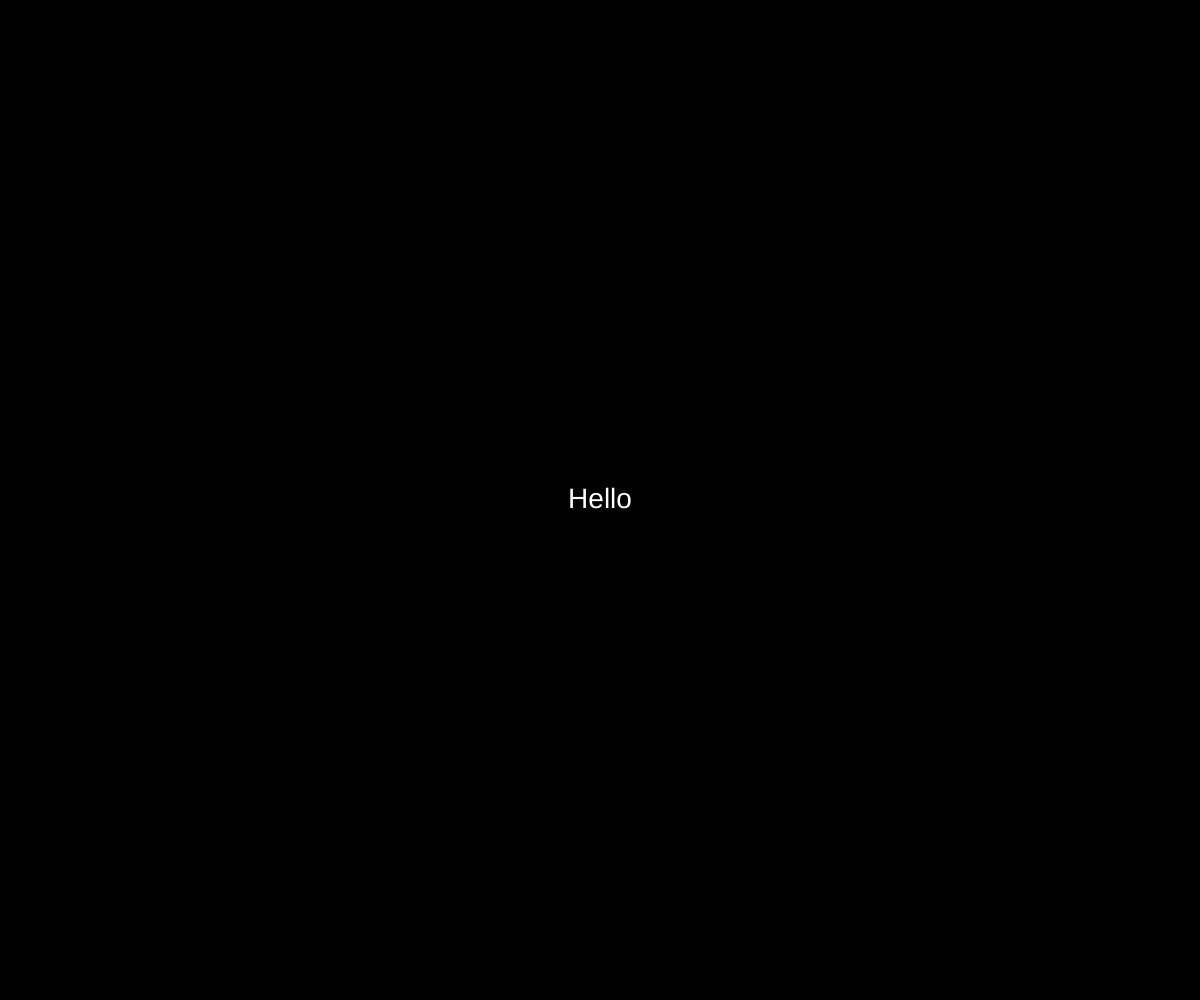
Frame 1 (no input)
Frame 60 (no input): identical to frame 1, image omitted
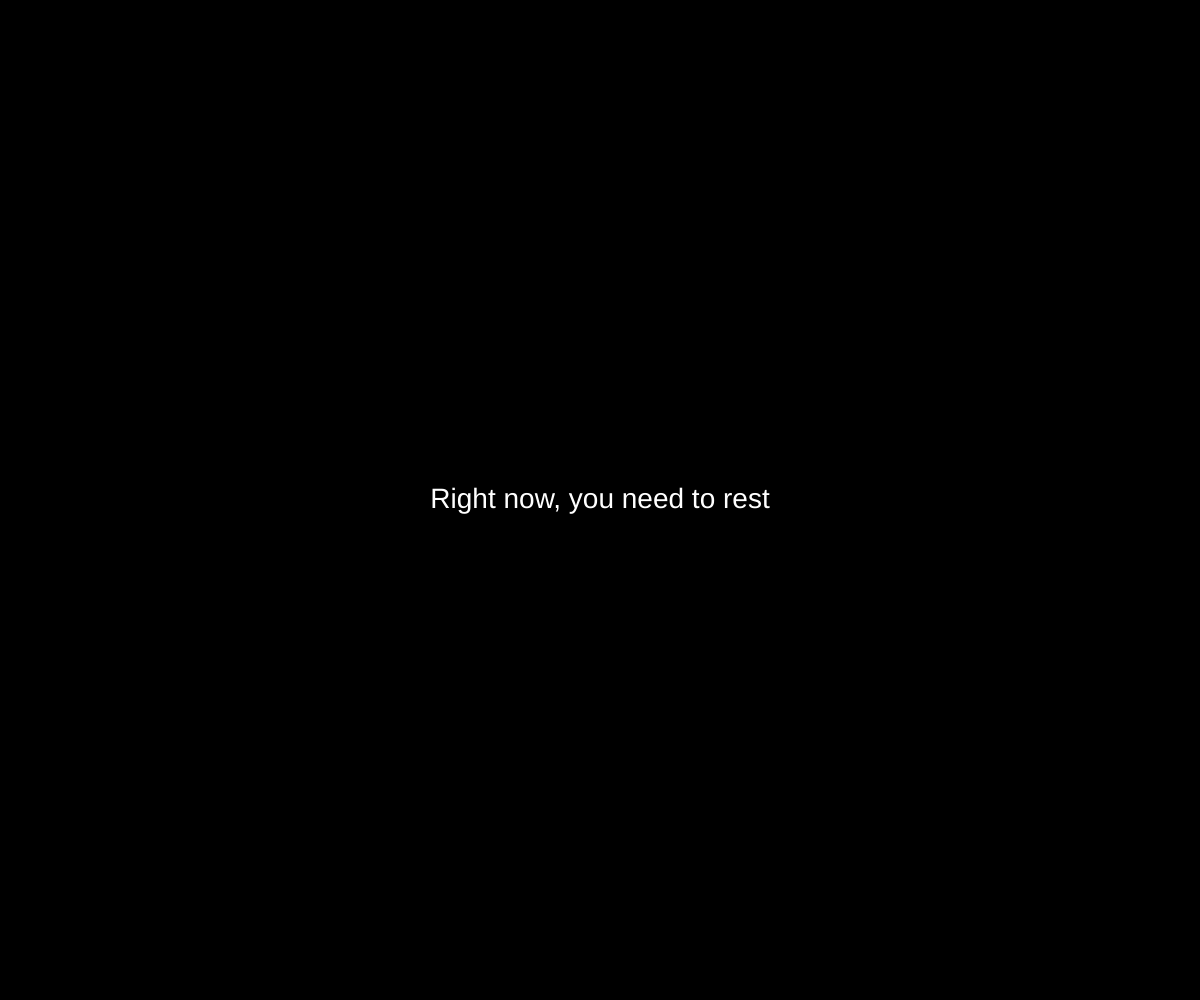
Frame 120 (the mouse pressed at the canvas centre since frame 60)

The p5.js sketch that drew these frames (run headless with seeded random() and noise() and a simulated clock; from frame 60 on, the mouse is pressed at the canvas centre):

// p5.js sketch
// ── sketch.js
let texts = [
  "Hello",
  "Right now, you need to rest",
  "I'd like to ask you to turn your notifications off and press F11 ",
  "Now you should dive into the silence",
  "Take 30 sec to think (or not)"
];

let currentIndex = 0;
let mode = "text";       // "text" → "black"
let switchTime = 0;
let showThankYou = false;
let particles = [];      // Array to hold particles

function setup() {
  createCanvas(windowWidth, windowHeight);
  textAlign(CENTER, CENTER);
  textSize(28);
  fill(255);
}

function draw() {
  background(0);

  if (mode === "text") {
    text(texts[currentIndex], width / 2, height / 2);
  } else if (mode === "black") {
    if (!showThankYou && millis() - switchTime > 30000) {
      showThankYou = true;
    }

    // Render particles during the 30-second break
    if (!showThankYou) {
      for (let i = particles.length - 1; i >= 0; i--) {
        particles[i].update();
        particles[i].display();
        if (particles[i].alpha <= 0) {
          particles.splice(i, 1); // Remove fully faded particles
        }
      }
      // Add new particles occasionally
      if (random(1) < 0.02) {
        particles.push(new Particle());
      }
    }

    if (showThankYou) {
      textSize(32);
      text("good job", width / 2, height / 2); // Changed to "ты молодец"
    }
  }
}

function mousePressed() {
  if (mode === "text") {
    currentIndex++;
    if (currentIndex >= texts.length) {
      mode = "black";
      switchTime = millis();
      // Initialize particles when switching to black mode
      for (let i = 0; i < 20; i++) {
        particles.push(new Particle());
      }
    }
  }
}

function windowResized() {
  resizeCanvas(windowWidth, windowHeight);
}

// Particle class for semi-transparent, floating particles
class Particle {
  constructor() {
    this.x = random(width);
    this.y = random(height);
    this.vx = random(-1, 1);
    this.vy = random(-1, 1);
    this.size = random(10, 30);
    this.alpha = 255;
    this.life = random(100, 200);
  }

  update() {
    this.x += this.vx;
    this.y += this.vy;
    this.life -= 1;
    this.alpha = map(this.life, 0, 200, 0, 255);
    if (this.alpha < 0) this.alpha = 0;
    if (this.x < 0 || this.x > width) this.vx *= -1;
    if (this.y < 0 || this.y > height) this.vy *= -1;
  }

  display() {
    noStroke();
    fill(255, 165, 0, this.alpha); // Semi-transparent orange particles
    ellipse(this.x, this.y, this.size, this.size);
  }
}
// ── style.css
html, body {
  margin: 0;
  padding: 0;
  overflow: hidden;
}
canvas {
  display: block;
}

/* Общие стили кнопок */
.arrow-button, .top-left-button {
  position: absolute;
  background-color: #ddd;
  border: none;
  border-radius: 50%;
  width: 50px;
  height: 50px;
  font-size: 24px;
  font-weight: bold;
  color: #333;
  cursor: pointer;
  z-index: 10;
  transition: background 0.3s;
}

.arrow-button:hover, .top-left-button:hover {
  background-color: #bbb;
}

/* Стрелки по бокам */
.left-arrow {
  left: 20px;
  top: 50%;
  transform: translateY(-50%);
}

.right-arrow {
  right: 20px;
  top: 50%;
  transform: translateY(-50%);
}

/* Верхняя левая кнопка */
.top-left-button {
  left: 20px;
  top: 20px;
  width: auto;
  padding: 0 15px;
  border-radius: 25px;
  font-size: 18px;
}
